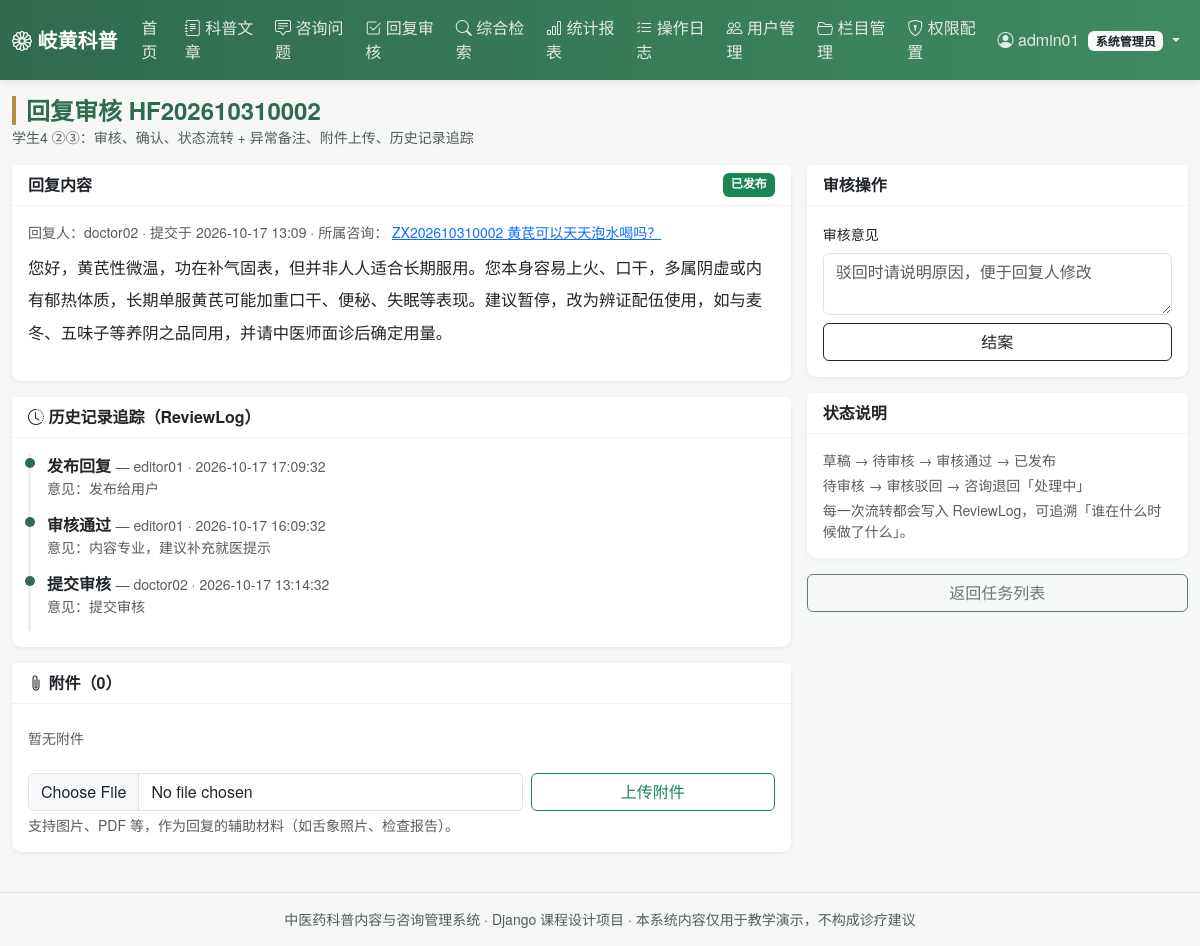
The page /reply/2/ (signed in) on the database its author committed.
### main_app/models.py (models this page shows, shortened)
class Menu(models.Model):
    name = models.CharField('菜单名称', max_length=50)
    code = models.CharField('权限编码', max_length=50, unique=True,
                            help_text='与装饰器 module_required 使用的编码一致')
    url_name = models.CharField('对应路由名', max_length=100, blank=True)
    icon = models.CharField('图标类名', max_length=50, blank=True, default='bi-grid')
    roles = models.CharField('可见角色', max_length=100, default='admin,editor,consultant,user',
                             help_text='逗号分隔：admin,editor,consultant,user')
    order = models.IntegerField('排序', default=0)
    is_active = models.BooleanField('启用', default=True)
    class Meta:
        verbose_name = '菜单权限'
        verbose_name_plural = '菜单权限'
        ordering = ['order', 'id']
    @property
    def role_list(self):
        return [r.strip() for r in self.roles.split(',') if r.strip()]
    def visible_to(self, role):
        return self.is_active and role in self.role_list

class Reply(models.Model):
    STATUS_CHOICES = (
        ('draft', '草稿'),
        ('submitted', '待审核'),
        ('approved', '审核通过'),
        ('rejected', '审核驳回'),
        ('published', '已发布'),
    )
    consult = models.ForeignKey(Consult, on_delete=models.CASCADE,
                                related_name='replies', verbose_name='所属咨询')
    reply_no = models.CharField('回复编号', max_length=32, unique=True, editable=False)
    content = models.TextField('回复内容')
    replier = models.ForeignKey(User, on_delete=models.SET_NULL, null=True,
                                related_name='replies', verbose_name='回复人')
    status = models.CharField('状态', max_length=20, choices=STATUS_CHOICES, default='draft')
    is_exception = models.BooleanField('异常备注', default=False)
    exception_note = models.CharField('异常说明', max_length=200, blank=True)
    created_at = models.DateTimeField('创建时间', auto_now_add=True)
    updated_at = models.DateTimeField('更新时间', auto_now=True)
    class Meta:
        verbose_name = '咨询回复'
        verbose_name_plural = '咨询回复'
        ordering = ['-created_at']
    @property
    def status_color(self):
        return {'draft': 'secondary', 'submitted': 'warning', 'approved': 'info',
                'rejected': 'danger', 'published': 'success'}.get(self.status, 'secondary')

class Consult(models.Model):
    TYPE_CHOICES = (
        ('symptom', '症状咨询'),
        ('herb', '中药用法'),
        ('diet', '食疗养生'),
        ('acupoint', '穴位理疗'),
        ('other', '其他'),
    )
    STATUS_CHOICES = (
        ('pending', '待受理'),
        ('processing', '处理中'),
        ('replied', '已回复'),
        ('closed', '已结案'),
    )
    URGENCY_CHOICES = ((1, '普通'), (2, '较急'), (3, '紧急'))
    consult_no = models.CharField('咨询编号', max_length=32, unique=True, editable=False)
    title = models.CharField('咨询标题', max_length=120)
    consult_type = models.CharField('咨询类型', max_length=20, choices=TYPE_CHOICES, default='symptom')
    content = models.TextField('咨询内容')
    urgency = models.PositiveSmallIntegerField('紧急程度', choices=URGENCY_CHOICES, default=1)
    asker = models.ForeignKey(User, on_delete=models.CASCADE,
                              related_name='my_consults', verbose_name='提问用户')
    asker_name = models.CharField('提问人', max_length=30, blank=True)
    asker_gender = models.CharField('性别', max_length=4, blank=True,
                                    choices=(('男', '男'), ('女', '女')))
    asker_age = models.PositiveSmallIntegerField('年龄', null=True, blank=True)
    contact = models.CharField('联系方式', max_length=50, blank=True)
    related_article = models.ForeignKey(Article, on_delete=models.SET_NULL, null=True, blank=True,
                                        related_name='consults', verbose_name='关联科普文章')
    handler = models.ForeignKey(User, on_delete=models.SET_NULL, null=True, blank=True,
                                related_name='handled_consults', verbose_name='受理人')
    status = models.CharField('状态', max_length=20, choices=STATUS_CHOICES, default='pending')
    created_at = models.DateTimeField('提交时间', auto_now_add=True)
    updated_at = models.DateTimeField('更新时间', auto_now=True)
    class Meta:
        verbose_name = '咨询问题'
        verbose_name_plural = '咨询问题'
        ordering = ['-created_at']

class ReviewLog(models.Model):
    ACTION_CHOICES = (
        ('submit', '提交审核'),
        ('pass', '审核通过'),
        ('reject', '审核驳回'),
        ('publish', '发布回复'),
        ('close', '结案'),
        ('reopen', '退回处理'),
    )
    reply = models.ForeignKey(Reply, on_delete=models.CASCADE,
                              related_name='reviews', verbose_name='回复')
    action = models.CharField('操作动作', max_length=20, choices=ACTION_CHOICES)
    comment = models.CharField('审核意见', max_length=300, blank=True)
    operator = models.ForeignKey(User, on_delete=models.SET_NULL, null=True,
                                 related_name='review_logs', verbose_name='操作人')
    created_at = models.DateTimeField('操作时间', auto_now_add=True)
    class Meta:
        verbose_name = '审核记录'
        verbose_name_plural = '审核记录'
        ordering = ['-created_at']

### main_app/views.py (the view, shortened to what this page needs)
# urls.py: path('reply/<int:pk>/', views.reply_detail, name='reply_detail'),
@role_required('admin', 'editor', 'consultant')
@module_required('reply_manage')
def reply_detail(request, pk):
    reply = get_object_or_404(Reply.objects.select_related('consult', 'replier'), pk=pk)
    role = role_of(request.user)
    att_form = AttachmentForm()
    return render(request, 'reply/detail.html', {
        'reply': reply,
        'reviews': reply.reviews.select_related('operator'),
        'attachments': reply.attachments.all(),
        'att_form': att_form,
        'review_form': ReviewForm(),
        'can_review': role in ('admin', 'editor'),
        'can_publish': role in ('admin', 'editor'),
        'can_edit': role == 'admin' or reply.replier_id == request.user.id,
    })

### main_app/forms.py
class AttachmentForm(forms.ModelForm):
    class Meta:
        model = Attachment
        fields = ('file',)
        widgets = {'file': forms.ClearableFileInput(attrs={'class': 'form-control'})}

class ReviewForm(forms.Form):
    comment = forms.CharField(label='审核意见', required=False, widget=forms.Textarea(
        attrs={'class': 'form-control', 'rows': 2, 'placeholder': '驳回时请说明原因，便于回复人修改'}))

### main_app/context_processors.py (called while the page is built)
def menu_permissions(request):
    user = getattr(request, 'user', None)
    role = 'anonymous'
    profile = None
    if user and user.is_authenticated:
        if user.is_superuser:
            role = 'admin'
        else:
            profile = getattr(user, 'profile', None)
            role = profile.role if profile else 'user'
    menus = [m for m in Menu.objects.filter(is_active=True) if m.visible_to(role)]
    return {
        'nav_menus': menus,
        'current_role': role,
        'current_role_label': ROLE_LABELS.get(role, role),
        'profile': profile,
    }

### main_app/permissions.py (called while the page is built, shortened)
def role_of(user):
    if not user.is_authenticated:
        return 'anonymous'
    if user.is_superuser:
        return 'admin'
    p = get_profile(user)
    return p.role if p else 'user'

def role_required(*roles):
    def decorator(view_func):
        @login_required
        @wraps(view_func)
        def _wrapped(request, *args, **kwargs):
            if role_of(request.user) in roles:
                return view_func(request, *args, **kwargs)
        return _wrapped
    return decorator

def module_required(code):
    def decorator(view_func):
        @login_required
        @wraps(view_func)
        def _wrapped(request, *args, **kwargs):
            from .models import Menu
            menu = Menu.objects.filter(code=code).first()
            if menu is None or menu.visible_to(role_of(request.user)):
                return view_func(request, *args, **kwargs)
            messages.error(request, '当前角色未开通该菜单权限。')
            return redirect('main_app:index')
        return _wrapped
    return decorator

### templates/reply/detail.html (shortened to what this page needs)
{% extends 'base.html' %}
{% block page_title %}回复审核 {{ reply.reply_no }}{% endblock %}
{% block page_desc %}学生4 ②③：审核、确认、状态流转 + 异常备注、附件上传、历史记录追踪{% endblock %}
{% block content %}
<div class="row g-3">
    <div class="col-lg-8">
        <div class="card mb-3">
            <div class="card-header d-flex justify-content-between">
                <span>回复内容</span>
                <span class="badge bg-{{ reply.status_color }}">{{ reply.get_status_display }}</span>
            </div>
            <div class="card-body">
                <div class="text-muted small mb-2">
                    回复人：{{ reply.replier.username|default:'—' }} ·
                    提交于 {{ reply.created_at|date:'Y-m-d H:i' }} ·
                    所属咨询：
                    <a href="{% url 'main_app:consult_detail' reply.consult.pk %}">
                        {{ reply.consult.consult_no }} {{ reply.consult.title }}
                    </a>
                </div>
                <div class="article-content">{{ reply.content|linebreaks }}</div>
            </div>
        </div>
        <div class="card mb-3">
            <div class="card-header"><i class="bi bi-clock-history"></i> 历史记录追踪（ReviewLog）</div>
            <div class="card-body">
                <ul class="timeline mb-0">
                    {% for rv in reviews %}
                        <li>
                            <strong>{{ rv.get_action_display }}</strong>
                            <span class="text-muted small">— {{ rv.operator.username|default:'系统' }} · {{ rv.created_at|date:'Y-m-d H:i:s' }}</span>
                            {% if rv.comment %}<div class="small text-muted">意见：{{ rv.comment }}</div>{% endif %}
                        </li>
                    {% empty %}
                        <li class="text-muted">暂无流转记录</li>
                    {% endfor %}
                </ul>
            </div>
        </div>
        <div class="card">
            <div class="card-header"><i class="bi bi-paperclip"></i> 附件（{{ attachments|length }}）</div>
            <div class="card-body">
                <ul class="list-group list-group-flush mb-3">
                    {% for a in attachments %}
                        <li class="list-group-item d-flex justify-content-between align-items-center px-0">
                            <a href="{{ a.file.url }}" target="_blank">{{ a.original_name|default:a.file.name }}</a>
                            <small class="text-muted">{{ a.uploaded_by.username|default:'—' }} · {{ a.uploaded_at|date:'m-d H:i' }}</small>
                        </li>
                    {% empty %}
                        <li class="list-group-item px-0 text-muted small">暂无附件</li>
                    {% endfor %}
                </ul>
                <form method="post" enctype="multipart/form-data" class="row g-2">
                    <div class="col-md-8">{{ att_form.file }}</div>
                    <div class="col-md-4"><button class="btn btn-outline-success w-100">上传附件</button></div>
                </form>
                <div class="form-text">支持图片、PDF 等，作为回复的辅助材料（如舌象照片、检查报告）。</div>
            </div>
        </div>
    </div>
    <div class="col-lg-4">
        <div class="card mb-3">
            <div class="card-header">审核操作</div>
            <div class="card-body">
                {% if can_review %}
                    <form method="post" action="{% url 'main_app:reply_review' reply.pk %}">
                        <div class="mb-2">
                            <label class="form-label small">审核意见</label>
                            {{ review_form.comment }}
                        </div>
                        <div class="d-grid gap-2">
                            {% if reply.consult.status != 'closed' %}
                                <button class="btn btn-outline-dark" name="action" value="close"
                                        onclick="return confirm('确认结案？');">结案</button>
                            {% else %}
                                <button class="btn btn-outline-warning" name="action" value="reopen">退回处理</button>
                            {% endif %}
                        </div>
                    </form>
                {% else %}
                    <p class="text-muted small mb-0">当前角色无审核权限（审核由「科普编辑 / 系统管理员」执行）。</p>
                {% endif %}
            </div>
        </div>
        <div class="card mb-3">
            <div class="card-header">状态说明</div>
            <div class="card-body small text-muted">
                <p class="mb-1">草稿 → 待审核 → 审核通过 → 已发布</p>
                <p class="mb-1">待审核 → 审核驳回 → 咨询退回「处理中」</p>
                <p class="mb-0">每一次流转都会写入 ReviewLog，可追溯「谁在什么时候做了什么」。</p>
            </div>
        </div>
        <a class="btn btn-outline-secondary w-100" href="{% url 'main_app:reply_task_list' %}">返回任务列表</a>
    </div>
</div>
{% endblock %}

### templates/base.html (shortened to what this page needs)
{% load static %}<!DOCTYPE html>
<html lang="zh-CN">
<head>
    <link href="https://cdn.jsdelivr.net/npm/bootstrap@5.3.3/dist/css/bootstrap.min.css" rel="stylesheet">
    <link href="https://cdn.jsdelivr.net/npm/bootstrap-icons@1.11.3/font/bootstrap-icons.css" rel="stylesheet">
    <link href="{% static 'css/style.css' %}" rel="stylesheet">
</head>
<body>
<nav class="navbar navbar-expand-lg navbar-dark tcm-navbar sticky-top">
    <div class="container-fluid">
        <a class="navbar-brand fw-bold" href="{% url 'main_app:index' %}">
            <i class="bi bi-flower1"></i> 岐黄科普
        </a>
        <div class="collapse navbar-collapse" id="navMenu">
            <ul class="navbar-nav me-auto">
                <li class="nav-item">
                    <a class="nav-link {% if request.resolver_match.url_name == 'index' %}active{% endif %}"
                       href="{% url 'main_app:index' %}">首页</a>
                </li>
                {% for m in nav_menus %}
                    <li class="nav-item">
                        <a class="nav-link" href="{% if m.url_name %}{% url m.url_name %}{% else %}#{% endif %}">
                            <i class="bi {{ m.icon|default:'bi-grid' }}"></i> {{ m.name }}
                        </a>
                    </li>
                {% endfor %}
            </ul>
            <ul class="navbar-nav">
                {% if user.is_authenticated %}
                    <li class="nav-item dropdown">
                        <a class="nav-link dropdown-toggle" href="#" data-bs-toggle="dropdown">
                            <i class="bi bi-person-circle"></i>
                            {% if profile %}{{ profile.display_name }}{% else %}{{ user.username }}{% endif %}
                            <span class="badge bg-light text-dark ms-1">{{ current_role_label }}</span>
                        </a>
                    </li>
                {% else %}
                    <li class="nav-item"><a class="nav-link" href="{% url 'main_app:login' %}">登录</a></li>
                    <li class="nav-item"><a class="btn btn-sm btn-light ms-2 mt-1" href="{% url 'main_app:register' %}">注册</a></li>
                {% endif %}
            </ul>
        </div>
    </div>
</nav>
<div class="container-fluid py-3">
    <div class="d-flex justify-content-between align-items-center mb-3">
        <div>
            <h4 class="mb-0 page-title">{% block page_title %}{% endblock %}</h4>
            <small class="text-muted">{% block page_desc %}{% endblock %}</small>
        </div>
    </div>
    {% block content %}{% endblock %}
</div>
<footer class="text-center text-muted py-3 small border-top mt-4">
    中医药科普内容与咨询管理系统 · Django 课程设计项目 · 本系统内容仅用于教学演示，不构成诊疗建议
</footer>
</body>
</html>

### static/css/style.css (style rules this page uses)
:root { --tcm-green: #2f6b4f; --tcm-green-light: #e8f3ee; --tcm-gold: #b98b3c; }
body { background: #f6f8f7; font-family: "Microsoft YaHei", "PingFang SC", "Helvetica Neue", sans-serif; color: #24312b; }
.tcm-navbar { background: linear-gradient(90deg, var(--tcm-green), #3f8a63); box-shadow: 0 2px 6px rgba(0, 0, 0, .08); }
.tcm-navbar .nav-link { color: rgba(255, 255, 255, .85); }
.page-title { font-weight: 700; color: var(--tcm-green); border-left: 4px solid var(--tcm-gold); padding-left: 10px; }
.card { border: none; box-shadow: 0 1px 4px rgba(20, 40, 30, .08); border-radius: .6rem; }
.card-header { background: #fff; border-bottom: 1px solid #eef2f0; font-weight: 600; }
.article-content { line-height: 2; font-size: 1.02rem; }
.article-content p { margin-bottom: 1rem; }
.timeline { list-style: none; padding-left: 0; }
.timeline li { border-left: 3px solid var(--tcm-green-light); padding: 0 0 14px 16px; position: relative; }
.timeline li:before { content: ''; width: 10px; height: 10px; border-radius: 50%; background: var(--tcm-green); position: absolute; left: -6.5px; top: 4px; }

### rows shown on the page
Menu: name "科普文章"
Menu: name "咨询问题"
Menu: name "回复审核"
Menu: name "综合检索"
Menu: name "统计报表"
Menu: name "操作日志"
Menu: name "用户管理"
Menu: name "栏目管理"
Menu: name "权限配置"
Reply: reply_no "HF202610310002", status "已发布", replier.username "doctor02", created_at "2026-10-17 13:09", consult.consult_no "ZX202610310002", consult "黄芪可以天天泡水喝吗？", content "您好，黄芪性微温，功在补气固表，但并非人人适合长期服用。您本身容易上火、口干，多属阴虚或内有郁热体质，长期单服黄芪可能加重口干、便秘、失眠等表现。建议暂停，改为辨证配伍使用，如与麦冬、五味子等养阴之品同用，并请中医师面诊后确定用量。"
ReviewLog: action "发布回复", operator.username "editor01", created_at "2026-10-17 17:09:32", comment "发布给用户"
ReviewLog: action "审核通过", operator.username "editor01", created_at "2026-10-17 16:09:32", comment "内容专业，建议补充就医提示"
ReviewLog: action "提交审核", operator.username "doctor02", created_at "2026-10-17 13:14:32", comment "提交审核"

### other values the page prints
{{ user.username }} "admin01"
{{ current_role_label }} "系统管理员"
{{ attachments|length }} "0"
